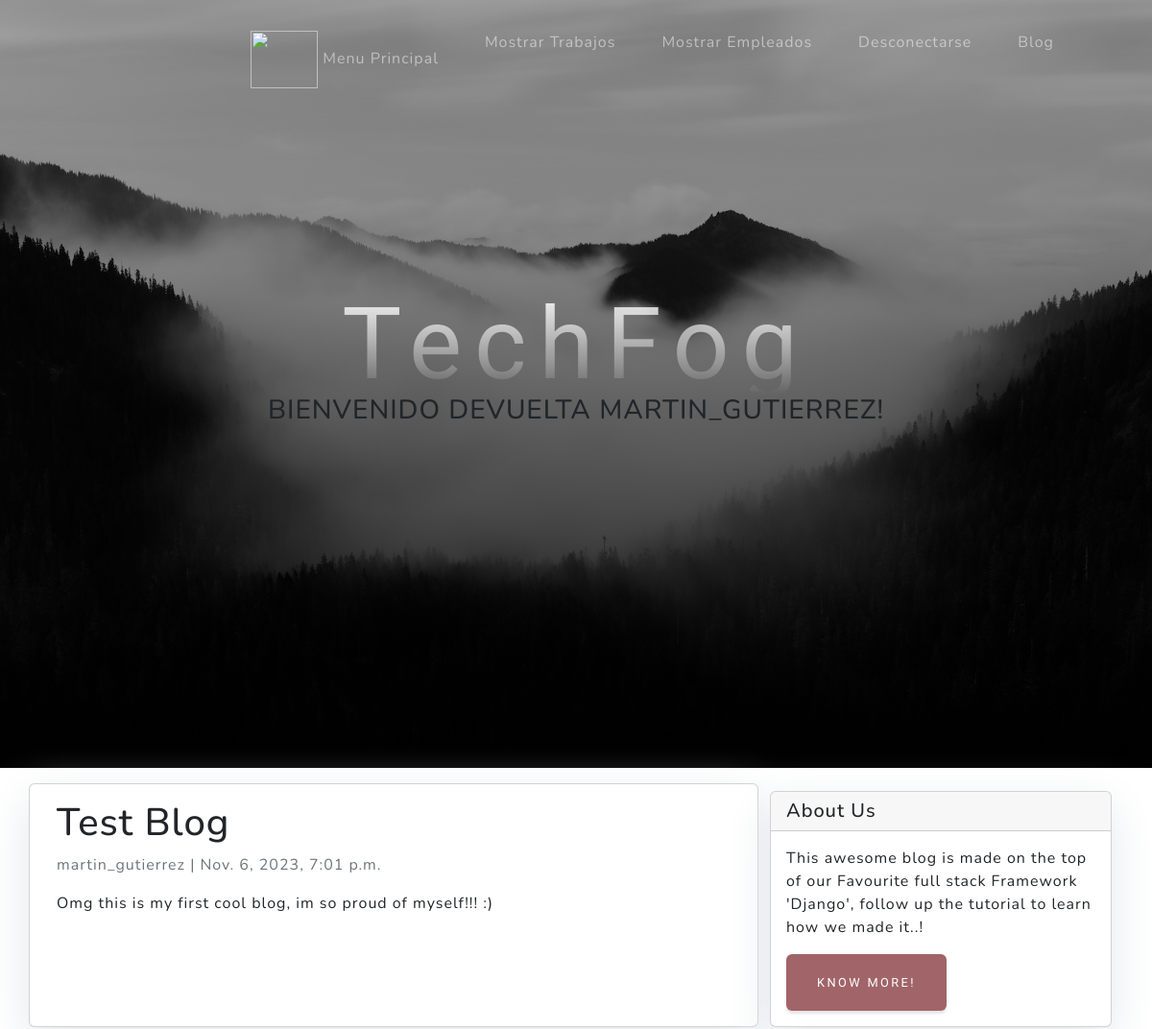
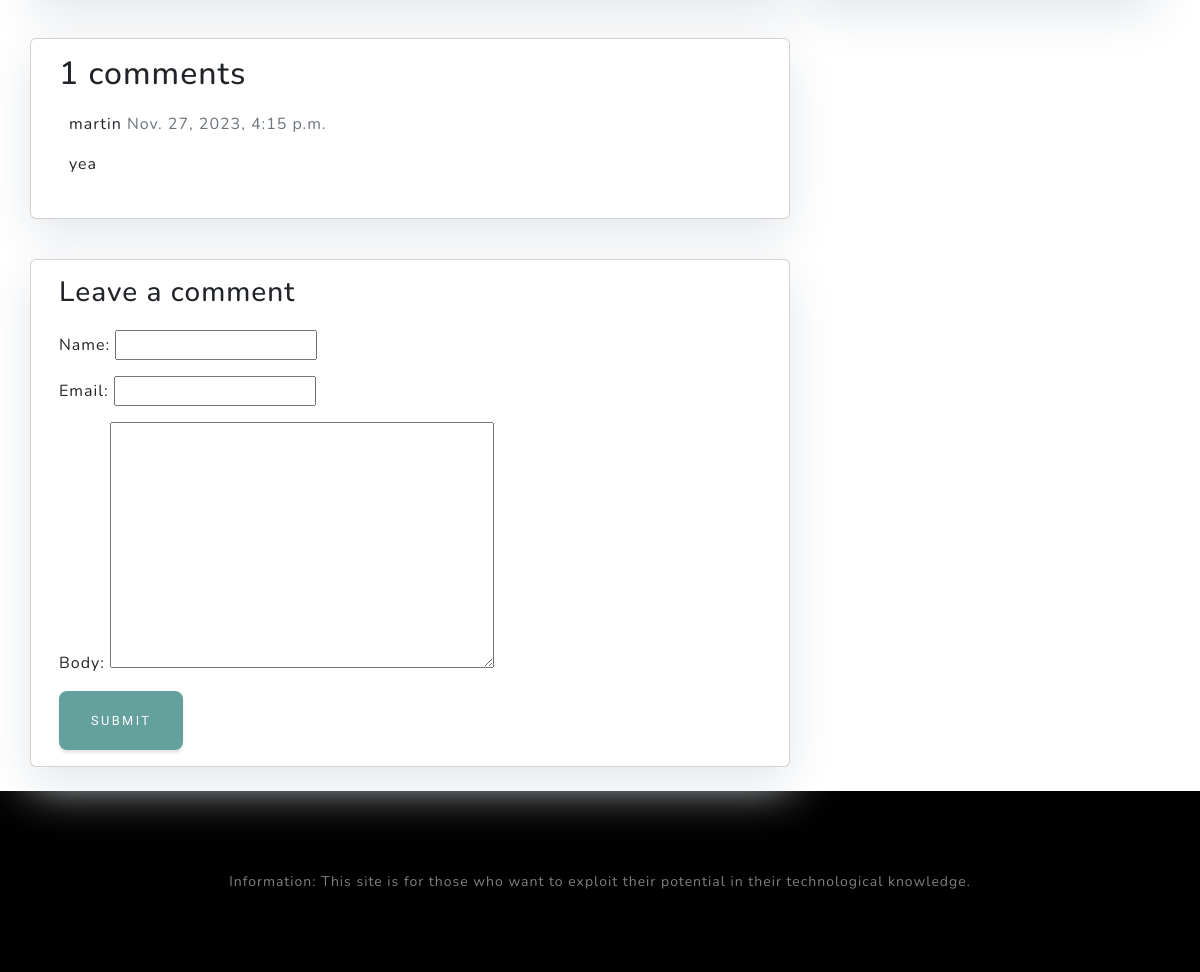
/miblog/blog/test-blog/ (signed in), run on the app's committed database (2 pictures, top to bottom).
### miblog/models.py (models this page shows, shortened)
class Post(models.Model):
    title = models.CharField(max_length=200, unique=True)
    slug = models.SlugField(max_length=200, unique=True)
    author = models.ForeignKey(User, on_delete= models.CASCADE,related_name='blog_posts')
    updated_on = models.DateTimeField(auto_now= True)
    content = models.TextField()
    created_on = models.DateTimeField(auto_now_add=True)
    status = models.IntegerField(choices=STATUS, default=0)
    class Meta:
        ordering = ['-created_on']

class Comment(models.Model):
    post = models.ForeignKey(Post,on_delete=models.CASCADE,related_name='comments')
    name = models.CharField(max_length=80)
    email = models.EmailField()
    body = models.TextField()
    created_on = models.DateTimeField(auto_now_add=True)
    active = models.BooleanField(default=False)
    class Meta:
        ordering = ['created_on']

### miblog/views.py (the view)
# urls.py: path('blog/<slug:slug>/', views.post_detail, name='post_detail'),
def post_detail(request, slug):
    template_name = 'miblog/post_detail.html'
    post = get_object_or_404(Post, slug=slug)
    comments = post.comments.filter(active=True)
    new_comment = None
    if request.method == 'POST':
        comment_form = CommentForm(data=request.POST)
        if comment_form.is_valid():
            new_comment = comment_form.save(commit=False)
            new_comment.post = post
            new_comment.save()
    else:
        comment_form = CommentForm()
    return render(
        request,
        template_name,
        {
            "post": post,
            "comments": comments,
            "new_comment": new_comment,
            "comment_form": comment_form,
        },
    )

### miblog/forms.py
class CommentForm(forms.ModelForm):
    class Meta:
        model = Comment
        fields = ('name', 'email', 'body')

### miblog/Templates/miblog/post_detail.html (shortened to what this page needs)
{% extends 'miblog/base.html' %}
{% block codigo_fatal2 %}
    <div class="container">
    <div class="row">
    <div class="col-md-8 card mb-4  mt-3 left  top">
    <div class="card-body">
        <h1>{% block title %} {{ post.title }} {% endblock title %}</h1>
    <p class=" text-muted">{{ post.author }} | {{ post.created_on }}</p>
        <p class="card-text ">{{ post.content | safe }}</p>
    </div>
    </div>
{% block sidebar %}
{% include 'miblog/sidebar.html' %}
{% endblock sidebar %}
    <div class="col-md-8 card mb-4  mt-3 ">
    <div class="card-body">
    <h2>{{ comments.count }} comments</h2>
        {% for comment in comments %}
        <div class="comments" style="padding: 10px;">
        <p class="font-weight-bold">
        {{ comment.name }}
            <span class=" text-muted font-weight-normal">
            {{ comment.created_on }}
            </span>
        </p>
        {{ comment.body | linebreaks }}
        </div>
        {% endfor %}
    </div>
    </div>
    <div class="col-md-8 card mb-4  mt-3 ">
    <div class="card-body">
        {% if new_comment %}
        <div class="alert alert-success" role="alert">
        Your comment is awaiting moderation
        </div>
        {% else %}
        <h3>Leave a comment</h3>
        <form method="post" style="margin-top: 1.3em;">
        {{ comment_form.as_p }}
        <button type="submit" class="btn btn-primary  btn-lg">Submit</button>
        </form>
        {% endif %}
    </div>
    </div>
</div>
</div>
{% endblock codigo_fatal2 %}

### MiApp2/Templates/MiApp2/index.html (shortened to what this page needs)
<!DOCTYPE html>
<html lang="en">
    <head>
        {% load static %}
        <link href={% static 'MiApp2/css/styles.css' %} rel="stylesheet" />
    </head>
    <body id="page-top">
        <nav class="navbar navbar-expand-lg navbar-light fixed-top" id="mainNav">
            <div class="container px-4 px-lg-5">
                <div class="collapse navbar-collapse" id="navbarResponsive">
                    <ul class="navbar-nav ms-auto">
                        <li class="nav-item"><a class="nav-link" href="{% url 'Inicio' %}"> <img src="{{avatar}}" height=60 width=70 /> Menu Principal</a>
                        {% if request.user.is_authenticated %}
                        <li class="nav-item"><a class="nav-link" href="{% url 'Mostrar Trabajo' %}">Mostrar Trabajos</a>
                        <li class="nav-item"><a class="nav-link" href="{% url 'Mostrar Empleados' %}"> Mostrar Empleados</a>
                        <li class="nav-item"><a class="nav-link" href="{% url 'Logout' %}"> Desconectarse</a>
                        {% else %}
                        <li class="nav-item"><a class="nav-link" href="{% url 'Login' %}"> Iniciar</a>
                        <li class="nav-item"><a class="nav-link" href="{% url 'Register' %}"> Registrarse</a>
                        {% endif %}
                        <li class="nav-item"><a class="nav-link" href="{% url 'miblog-index' %}"> Blog</a>
                    </ul>
                </div>
            </div>
        </nav>
        <header class="masthead">
            <div class="container px-4 px-lg-5 d-flex h-100 align-items-center justify-content-center">
                <div class="d-flex justify-content-center">
                    <div class="text-center">
                        <h1 class="mx-auto my-0 text-lower case">TechFog</h1>
                        {% if request.user.is_authenticated %}
                        <h3 class="mx-auto my-0 text-uppercase"> Bienvenido Devuelta {{user.username}}!</h3>
                        <div class="text-center">
                        {% else %}
                            <h3 class="mx-auto my-0 text-lower case">¡Hola Desconocido!</h3>
                        {% endif %}
                    </div>
                </div>
            </div>
        </header>
        {% block codigo_fatal2 %} {% endblock %}
        <footer class="footer bg-black small text-center text-white-50"><div class="container px-4 px-lg-5">
            Information: This site is for those who want to exploit their potential in their technological knowledge.</div></footer>
    </body>
</html>

### miblog/Templates/miblog/sidebar.html (style rules this page uses)
.card { box-shadow: 0 16px 48px #E3E7EB; }

### data on the page
Post: title "Test Blog", author "martin_gutierrez", created_on "Nov. 6, 2023, 7:01 p.m.", content "Omg this is my first cool blog, im so proud of myself!!! :)"
Comment: name "martin", created_on "Nov. 27, 2023, 4:15 p.m.", body "yea"

### other printed values
{{ user.username }} "MARTIN_GUTIERREZ"
{{ comments.count }} "1"
